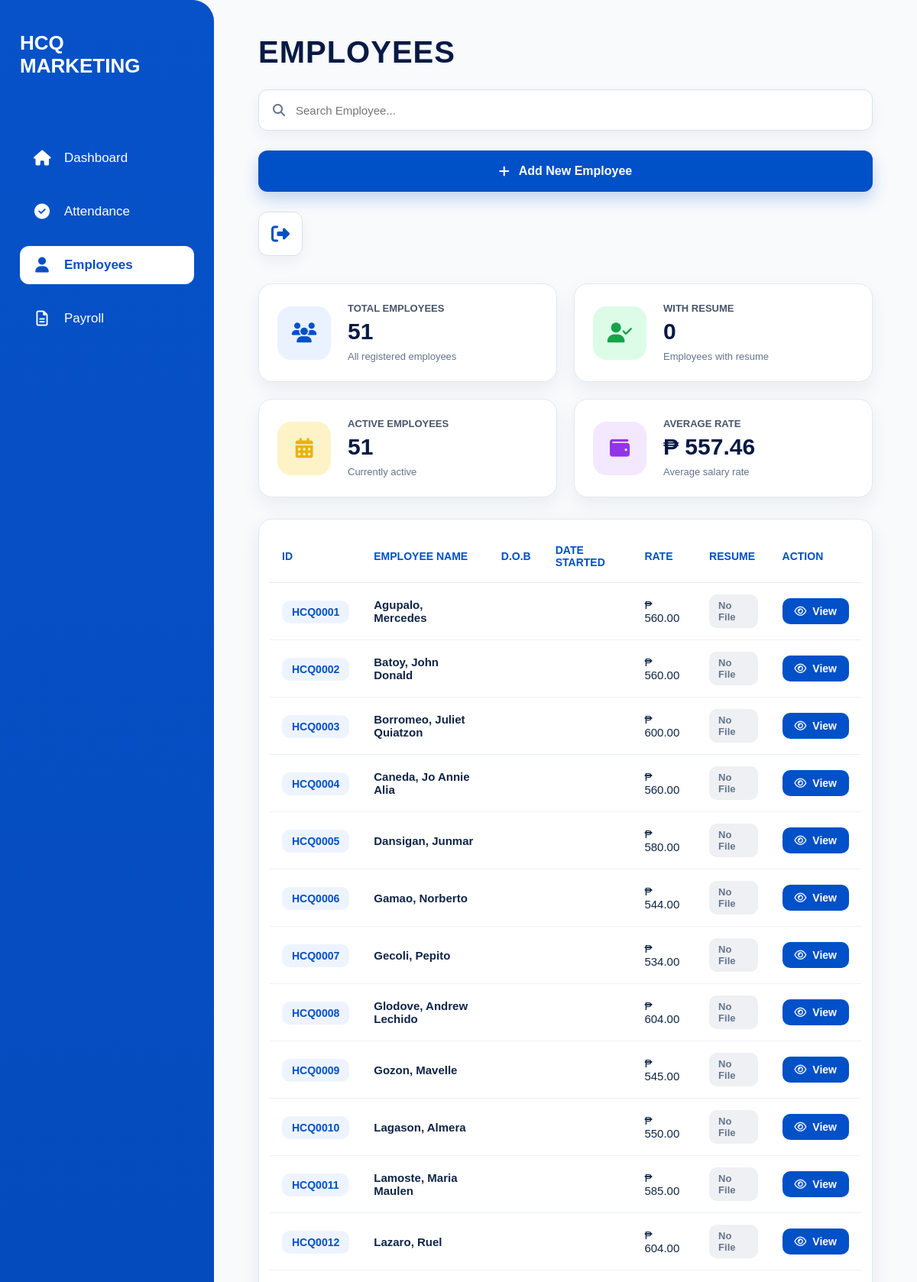
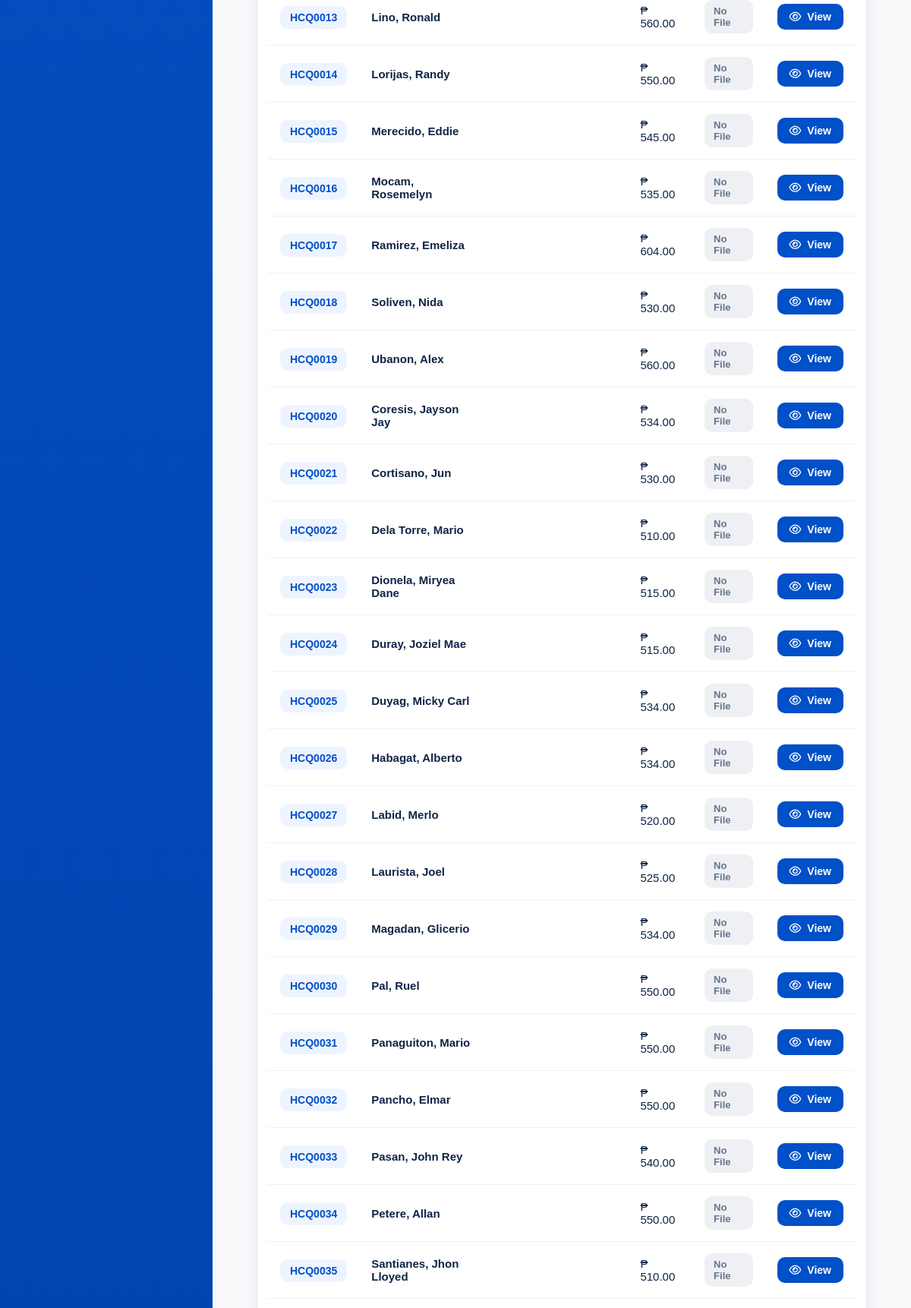
Screenshot of /employees-page/ (upper part) with the database file from the repository (2 pictures, top to bottom).
### employees/models.py (models this page shows, shortened)
class Employee(models.Model):
    SALARY_TYPE_CHOICES = (
        ('daily', 'Daily'),
        ('hourly', 'Hourly'),
    )
    employee_id = models.CharField(
        max_length=10,
        unique=True,
        editable=False
    )
    first_name = models.CharField(max_length=100)
    middle_initial = models.CharField(
        max_length=10,
        blank=True,
        null=True
    )
    last_name = models.CharField(max_length=100)
    date_of_birth = models.DateField(
        blank=True,
        null=True
    )
    citizenship = models.CharField(
        max_length=100,
        blank=True,
        null=True
    )
    address = models.CharField(
        max_length=255,
        blank=True,
        null=True
    )
    contact_number = models.CharField(
        max_length=50,
        blank=True,
        null=True
    )
    spouse_name = models.CharField(
        max_length=100,
        blank=True,
        null=True
    )
    spouse_contact_number = models.CharField(
        max_length=50,
        blank=True,
        null=True
    )
    elementary = models.CharField(
        max_length=255,
        blank=True,
        null=True
    )
    elementary_year = models.CharField(
        max_length=50,
        blank=True,
        null=True
    )
    high_school = models.CharField(
        max_length=255,
        blank=True,
        null=True
    )
    high_school_year = models.CharField(
        max_length=50,
        blank=True,
        null=True
    )
    college = models.CharField(
        max_length=255,
        blank=True,
        null=True
    )
    college_year = models.CharField(
        max_length=50,
        blank=True,
        null=True
    )
    company_1 = models.CharField(
        max_length=255,
        blank=True,
        null=True
    )
    company_address_1 = models.CharField(
        max_length=255,
        blank=True,
        null=True
    )
    occupation_1 = models.CharField(
        max_length=100,
        blank=True,
        null=True
    )
    years_1 = models.CharField(
        max_length=50,
        blank=True,
        null=True
    )
    company_2 = models.CharField(
        max_length=255,
        blank=True,
        null=True
    )
    company_address_2 = models.CharField(
        max_length=255,
        blank=True,
        null=True
    )
    occupation_2 = models.CharField(
        max_length=100,
        blank=True,
        null=True
    )
    years_2 = models.CharField(
        max_length=50,
        blank=True,
        null=True
    )
    company_3 = models.CharField(
        max_length=255,
        blank=True,
        null=True
    )
    company_address_3 = models.CharField(
        max_length=255,
        blank=True,
        null=True
    )
    occupation_3 = models.CharField(
        max_length=100,
        blank=True,
        null=True
    )
    years_3 = models.CharField(
        max_length=50,
        blank=True,
        null=True
    )
    reference_name_1 = models.CharField(
        max_length=100,
        blank=True,
        null=True
    )
    reference_occupation_1 = models.CharField(
        max_length=100,
        blank=True,
        null=True
    )
    reference_contact_1 = models.CharField(
        max_length=50,
        blank=True,
        null=True
    )
    reference_name_2 = models.CharField(
        max_length=100,
        blank=True,
        null=True
    )
    reference_occupation_2 = models.CharField(
        max_length=100,
        blank=True,
        null=True
    )
    reference_contact_2 = models.CharField(
        max_length=50,
        blank=True,
        null=True
    )
    reference_name_3 = models.CharField(
        max_length=100,
        blank=True,
        null=True
    )
    reference_occupation_3 = models.CharField(
        max_length=100,
        blank=True,
        null=True
    )
    reference_contact_3 = models.CharField(
        max_length=50,
        blank=True,
        null=True
    )
    sss_number = models.CharField(
        max_length=100,
        blank=True,
        null=True
    )
    sss_file = models.FileField(
        upload_to='government_documents/sss/',
        blank=True,
        null=True
    )
    philhealth_number = models.CharField(
        max_length=100,
        blank=True,
        null=True
    )
    philhealth_file = models.FileField(
        upload_to='government_documents/philhealth/',
        blank=True,
        null=True
    )
    nbi_clearance_number = models.CharField(
        max_length=100,
        blank=True,
        null=True
    )
    nbi_clearance_file = models.FileField(
        upload_to='government_documents/nbi/',
        blank=True,
        null=True
    )
    barangay_clearance_number = models.CharField(
        max_length=100,
        blank=True,
        null=True
    )
    barangay_clearance_file = models.FileField(
        upload_to='government_documents/barangay/',
        blank=True,
        null=True
    )
    tin_number = models.CharField(
        max_length=100,
        blank=True,
        null=True
    )
    tin_file = models.FileField(
        upload_to='government_documents/tin/',
        blank=True,
        null=True
    )
    drivers_license_number = models.CharField(
        max_length=100,
        blank=True,
        null=True
    )
    drivers_license_file = models.FileField(
        upload_to='government_documents/drivers_license/',
        blank=True,
        null=True
    )
    position = models.CharField(max_length=100)
    salary_type = models.CharField(
        max_length=10,
        choices=SALARY_TYPE_CHOICES,
        default='daily'
    )
    rate = models.DecimalField(
        max_digits=10,
        decimal_places=2
    )
    benefits = models.DecimalField(
        max_digits=10,
        decimal_places=2,
        default=0
    )
    date_started = models.DateField(
        blank=True,
        null=True
    )
    photo = models.ImageField(
        upload_to='employee_photos/',
        blank=True,
        null=True
    )
    qr_code = models.ImageField(
        upload_to='employee_qrcodes/',
        blank=True,
        null=True
    )
    resume = models.FileField(
        upload_to='employee_resumes/',
        blank=True,
        null=True
    )

### dashboard/views.py (the view)
# urls.py: path('employees-page/', views.employees_page_view, name='employees_page'),
def employees_page_view(request):
    employees = Employee.objects.all().order_by('employee_id')
    context = {
        'employees': employees,
    }
    return render(request, 'dashboard/employees_page.html', context)

### dashboard/templates/dashboard/employees_page.html (shortened to what this page needs)
{% load static %}
<!DOCTYPE html>
<html lang="en">
<head>
    <link rel="stylesheet" href="{% static 'dashboard/dashboard.css' %}">
    <link rel="stylesheet" href="https://cdnjs.cloudflare.com/ajax/libs/font-awesome/6.5.1/css/all.min.css">
</head>
<body>
<div class="modern-page">
    <aside class="modern-sidebar">
        <div class="modern-logo">
            HCQ <br> MARKETING
        </div>
        <nav class="modern-menu">
            <a href="/dashboard/">
                <i class="fa-solid fa-house"></i>
                <span>Dashboard</span>
            </a>
            <a href="/attendance-page/">
                <i class="fa-solid fa-circle-check"></i>
                <span>Attendance</span>
            </a>
            <a href="/employees-page/" class="active">
                <i class="fa-solid fa-user"></i>
                <span>Employees</span>
            </a>
            <a href="/admin/payroll/">
                <i class="fa-regular fa-file-lines"></i>
                <span>Payroll</span>
            </a>
        </nav>
    </aside>
    <main class="modern-content">
        <div class="modern-header">
            <h1>EMPLOYEES</h1>
            <div class="modern-search">
                <i class="fa-solid fa-magnifying-glass"></i>
                <input type="text" placeholder="Search Employee...">
            </div>
            <a href="/new-employee/" class="modern-add-btn">
                <i class="fa-solid fa-plus"></i>
                Add New Employee
            </a>
            <a href="{% url 'admin:logout' %}" class="modern-logout">
                <i class="fa-solid fa-right-from-bracket"></i>
            </a>
        </div>
        <div class="employee-summary-grid">
            <div class="summary-card">
                <div class="summary-icon blue">
                    <i class="fa-solid fa-users"></i>
                </div>
                <div>
                    <p>Total Employees</p>
                    <h2>{{ employees|length }}</h2>
                    <span>All registered employees</span>
                </div>
            </div>
            <div class="summary-card">
                <div class="summary-icon green">
                    <i class="fa-solid fa-user-check"></i>
                </div>
                <div>
                    <p>With Resume</p>
                    <h2>0</h2>
                    <span>Employees with resume</span>
                </div>
            </div>
            <div class="summary-card">
                <div class="summary-icon yellow">
                    <i class="fa-solid fa-calendar-days"></i>
                </div>
                <div>
                    <p>Active Employees</p>
                    <h2>{{ employees|length }}</h2>
                    <span>Currently active</span>
                </div>
            </div>
            <div class="summary-card">
                <div class="summary-icon purple">
                    <i class="fa-solid fa-wallet"></i>
                </div>
                <div>
                    <p>Average Rate</p>
                    <h2>₱ 557.46</h2>
                    <span>Average salary rate</span>
                </div>
            </div>
        </div>
        <div class="modern-table-card">
            <table class="modern-employees-table">
                <thead>
                    <tr>
                        <th>ID</th>
                        <th>Employee Name</th>
                        <th>D.O.B</th>
                        <th>Date Started</th>
                        <th>Rate</th>
                        <th>Resume</th>
                        <th>Action</th>
                    </tr>
                </thead>
                <tbody>
                    {% for employee in employees %}
                    <tr>
                        <td>
                            <a href="/employees-page/{{ employee.id }}/" class="id-badge">
                                {{ employee.employee_id }}
                            </a>
                        </td>
                        <td>
                            <a href="/employees-page/{{ employee.id }}/" class="name-link">
                                {{ employee.last_name }}, {{ employee.first_name }}
                            </a>
                        </td>
                        <td>{{ employee.date_of_birth|date:"M d, Y" }}</td>
                        <td>{{ employee.date_started|date:"M d, Y" }}</td>
                        <td>₱ {{ employee.rate }}</td>
                        <td>
                            {% if employee.resume %}
                                <a href="{{ employee.resume.url }}" target="_blank" class="resume-badge has-file">
                                    View PDF
                                </a>
                            {% else %}
                                <span class="resume-badge">No File</span>
                            {% endif %}
                        </td>
                        <td>
                            <a href="/employees-page/{{ employee.id }}/" class="view-btn">
                                <i class="fa-regular fa-eye"></i>
                                View
                            </a>
                        </td>
                    </tr>
                    {% empty %}
                    <tr>
                        <td colspan="7" class="no-records">
                            No employees found.
                        </td>
                    </tr>
                    {% endfor %}
                </tbody>
            </table>
        </div>
    </main>
</div>
</body>
</html>

### rows the page displays
Employee: employee_id "HCQ0001", last_name "Agupalo", first_name "Mercedes", rate "560.00", resume "No File"
Employee: employee_id "HCQ0002", last_name "Batoy", first_name "John Donald", rate "560.00", resume "No File"
Employee: employee_id "HCQ0003", last_name "Borromeo", first_name "Juliet Quiatzon", rate "600.00", shows "No File"
Employee: employee_id "HCQ0004", last_name "Caneda", first_name "Jo Annie Alia", rate "560.00", shows "No File"
Employee: employee_id "HCQ0005", last_name "Dansigan", first_name "Junmar", rate "580.00", shows "No File"
Employee: employee_id "HCQ0006", last_name "Gamao", first_name "Norberto", rate "544.00", shows "No File"
Employee: employee_id "HCQ0007", last_name "Gecoli", first_name "Pepito", rate "534.00", shows "No File"
Employee: employee_id "HCQ0008", last_name "Glodove", first_name "Andrew Lechido", rate "604.00", shows "No File"
Employee: employee_id "HCQ0009", last_name "Gozon", first_name "Mavelle", rate "545.00", shows "No File"
Employee: employee_id "HCQ0010", last_name "Lagason", first_name "Almera", rate "550.00", shows "No File"
Employee: employee_id "HCQ0011", last_name "Lamoste", first_name "Maria Maulen", rate "585.00", shows "No File"
Employee: employee_id "HCQ0012", last_name "Lazaro", first_name "Ruel", rate "604.00", shows "No File"
Employee: employee_id "HCQ0013", last_name "Lino", first_name "Ronald", rate "560.00", shows "No File"
Employee: employee_id "HCQ0014", last_name "Lorijas", first_name "Randy", rate "550.00", shows "No File"
Employee: employee_id "HCQ0015", last_name "Merecido", first_name "Eddie", rate "545.00", shows "No File"
Employee: employee_id "HCQ0016", last_name "Mocam", first_name "Rosemelyn", rate "535.00", shows "No File"
Employee: employee_id "HCQ0017", last_name "Ramirez", first_name "Emeliza", rate "604.00", shows "No File"
Employee: employee_id "HCQ0018", last_name "Soliven", first_name "Nida", rate "530.00", shows "No File"
Employee: employee_id "HCQ0019", last_name "Ubanon", first_name "Alex", rate "560.00", shows "No File"
Employee: employee_id "HCQ0020", last_name "Coresis", first_name "Jayson Jay", rate "534.00", shows "No File"
Employee: employee_id "HCQ0021", last_name "Cortisano", first_name "Jun", rate "530.00", shows "No File"
Employee: employee_id "HCQ0022", last_name "Dela Torre", first_name "Mario", rate "510.00", shows "No File"
Employee: employee_id "HCQ0023", last_name "Dionela", first_name "Miryea Dane", rate "515.00", shows "No File"
Employee: employee_id "HCQ0024", last_name "Duray", first_name "Joziel Mae", rate "515.00", shows "No File"
Employee: employee_id "HCQ0025", last_name "Duyag", first_name "Micky Carl", rate "534.00", shows "No File"
Employee: employee_id "HCQ0026", last_name "Habagat", first_name "Alberto", rate "534.00", shows "No File"
Employee: employee_id "HCQ0027", last_name "Labid", first_name "Merlo", rate "520.00", shows "No File"
Employee: employee_id "HCQ0028", last_name "Laurista", first_name "Joel", rate "525.00", shows "No File"
Employee: employee_id "HCQ0029", last_name "Magadan", first_name "Glicerio", rate "534.00", shows "No File"
Employee: employee_id "HCQ0030", last_name "Pal", first_name "Ruel", rate "550.00", shows "No File"
Employee: employee_id "HCQ0031", last_name "Panaguiton", first_name "Mario", rate "550.00", shows "No File"
Employee: employee_id "HCQ0032", last_name "Pancho", first_name "Elmar", rate "550.00", shows "No File"
Employee: employee_id "HCQ0033", last_name "Pasan", first_name "John Rey", rate "540.00", shows "No File"
Employee: employee_id "HCQ0034", last_name "Petere", first_name "Allan", rate "550.00", shows "No File"
Employee: employee_id "HCQ0035", last_name "Santianes", first_name "Jhon Lloyed", rate "510.00", shows "No File"

### other values shown
{{ employees|length }} "51"
